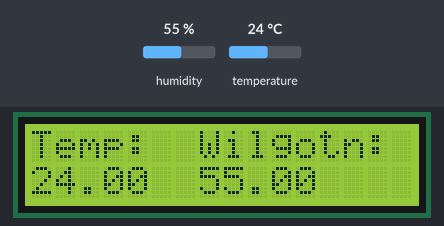
Recording of a sketch running on a simulated Arduino Uno, built with avr-gcc and run on an emulated ATmega328P. Parts: 16×2 character LCD. The test bench sets the inputs (shaded band); at power-on: humidity 55 %, temperature 24 °C. What the sketch prints to the serial monitor is not drawn.

Above: at 1.6 s.
1.7 s: humidity set to 22 %
At 4.2 s:
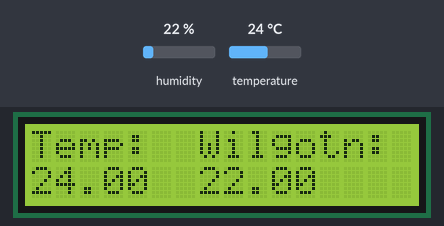
4.6 s: temperature set to 12 °C
At 5.7 s:
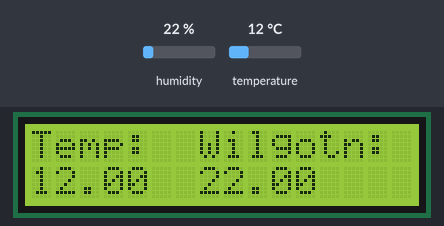
7.5 s: humidity set to 40 %
At 9.8 s:
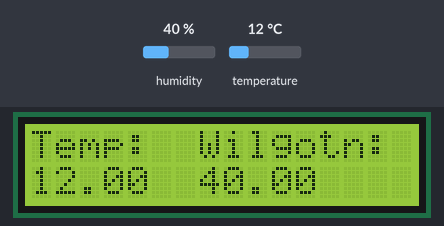
10.7 s: temperature set to 19 °C
At 12.4 s:
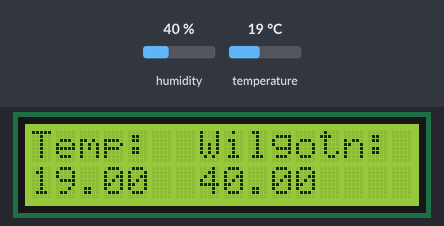
Timing chart, 0 to 13.9 s (numbered marks = the images above; inputs shaded):
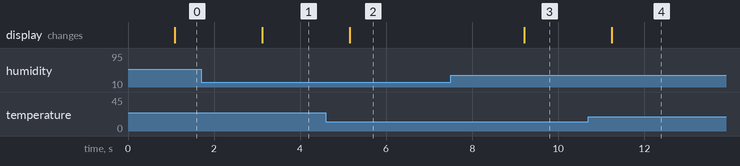

Measured:
- after the input at 1.7 s, the display: changes after 1.4 s (image 1)
- after the input at 4.6 s, the display: changes after 0.55 s (image 2)
- after the input at 7.5 s, the display: changes after 1.7 s (image 3)
- after the input at 10.7 s, the display: changes after 0.55 s (image 4)

The sketch:

temperature_humidity.ino
```cpp
// include the library code:
#include <LiquidCrystal.h>
#include "DHT.h"

// set the DHT Pin
#define DHTPIN 8

// initialize the library with the numbers of the interface pins
LiquidCrystal lcd(12, 11, 5, 4, 3, 2);
#define DHTTYPE DHT11
DHT dht(DHTPIN, DHTTYPE);

void setup() {
  // set up the LCD's number of columns and rows:
  lcd.begin(16, 2);
  dht.begin();

  // print a message to the LCD.
  lcd.print("Temp:  Wilgotn:");

  // start serial monitor
  Serial.begin(9600);
  Serial.println("--- Start Serial Monitor ---");
}

void loop() {
  // turn off the display:
  // lcd.noDisplay();
  // delay(1000);

  // turn on the display:
  // lcd.display();
  delay(1000);

  // set the cursor to column 0, line 1
  // (note: line 1 is the second row, since counting begins with 0):
  lcd.setCursor(0, 1);

  // read humidity
  float h = dht.readHumidity();

  //read temperature in Fahrenheit
  float f = dht.readTemperature(true);

  //read temperature in Celsius
  float c = dht.readTemperature();

  // show error if any
  if (isnan(h) || isnan(f)) {
    lcd.print("ERROR");
    return;
  }

  // print c and h on monitor
  lcd.print(c);
  lcd.setCursor(7,1);
  lcd.print(h);

  // print f, c and h on serial
  Serial.print("temp F: ");
  Serial.print(f);
  Serial.print(", temp C: ");
  Serial.print(c);
  Serial.print(", wilgotn: ");
  Serial.print(h);
  Serial.println("");
}
```
